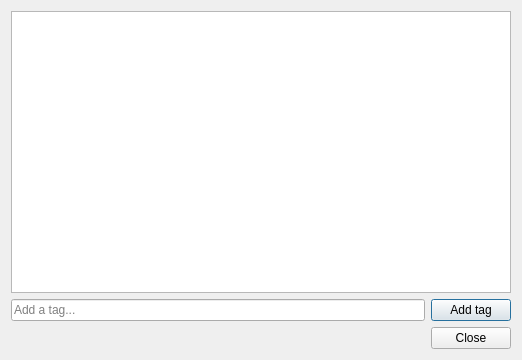
<?xml version="1.0" encoding="UTF-8"?>
<ui version="4.0">
 <class>Note_EditTags</class>
 <widget class="QDialog" name="Note_EditTags">
  <property name="geometry">
   <rect>
    <x>0</x>
    <y>0</y>
    <width>522</width>
    <height>360</height>
   </rect>
  </property>
  <property name="windowTitle">
   <string>Dialog</string>
  </property>
  <layout class="QVBoxLayout" name="verticalLayout">
   <item>
    <widget class="QListWidget" name="tagList"/>
   </item>
   <item>
    <layout class="QHBoxLayout" name="horizontalLayout">
     <item>
      <widget class="QLineEdit" name="tagInput">
       <property name="placeholderText">
        <string>Add a tag...</string>
       </property>
      </widget>
     </item>
     <item>
      <widget class="QPushButton" name="addTagButton">
       <property name="text">
        <string>Add tag</string>
       </property>
      </widget>
     </item>
    </layout>
   </item>
   <item>
    <widget class="QDialogButtonBox" name="buttonBox">
     <property name="orientation">
      <enum>Qt::Horizontal</enum>
     </property>
     <property name="standardButtons">
      <set>QDialogButtonBox::Close</set>
     </property>
    </widget>
   </item>
  </layout>
 </widget>
 <resources/>
 <connections>
  <connection>
   <sender>buttonBox</sender>
   <signal>accepted()</signal>
   <receiver>Note_EditTags</receiver>
   <slot>accept()</slot>
   <hints>
    <hint type="sourcelabel">
     <x>248</x>
     <y>254</y>
    </hint>
    <hint type="destinationlabel">
     <x>157</x>
     <y>274</y>
    </hint>
   </hints>
  </connection>
  <connection>
   <sender>buttonBox</sender>
   <signal>rejected()</signal>
   <receiver>Note_EditTags</receiver>
   <slot>reject()</slot>
   <hints>
    <hint type="sourcelabel">
     <x>316</x>
     <y>260</y>
    </hint>
    <hint type="destinationlabel">
     <x>286</x>
     <y>274</y>
    </hint>
   </hints>
  </connection>
 </connections>
</ui>
